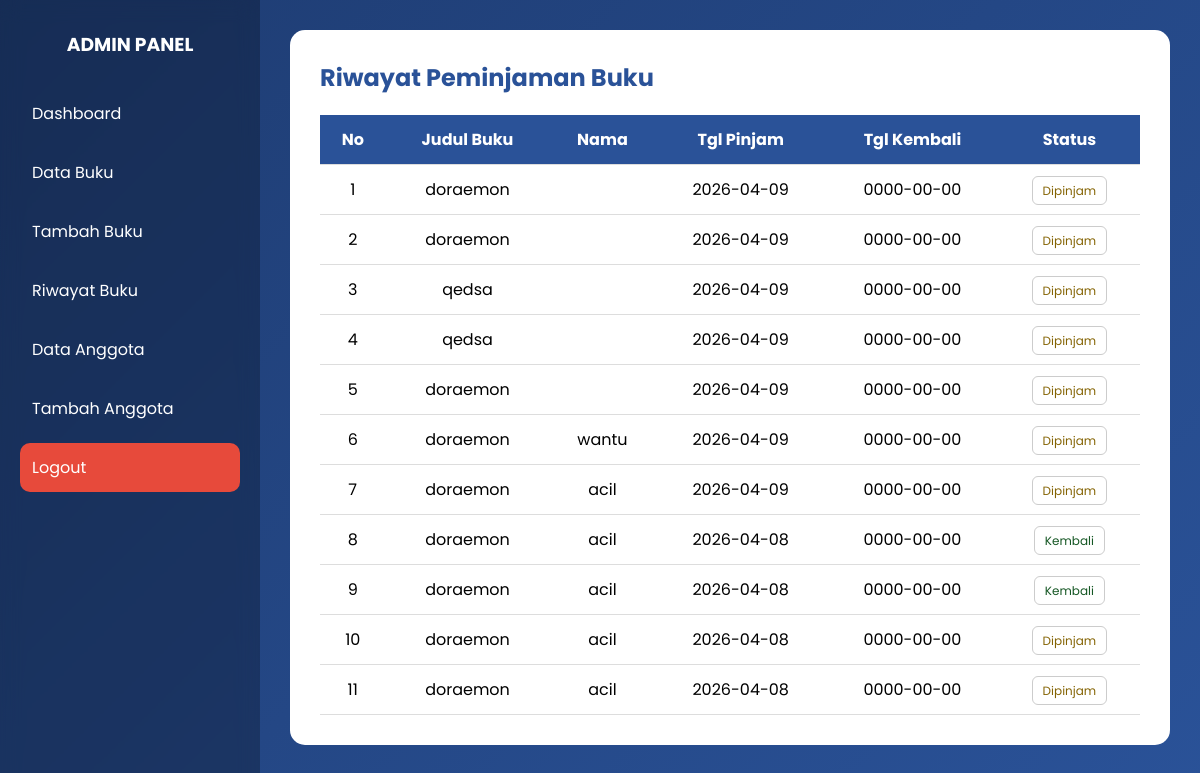
Page /project_rafli/admin/riwayat_buku.php (signed in) on the committed database.
### tables this page shows
CREATE TABLE `peminjaman` (
  `id` int(11) NOT NULL,
  `id_buku` int(11) NOT NULL,
  `nama_peminjam` varchar(100) NOT NULL,
  `jumlah` int(11) NOT NULL DEFAULT 1,
  `tanggal_pinjam` date NOT NULL,
  `tanggal_kembali` date NOT NULL,
  `status` varchar(20) DEFAULT 'Dipinjam'
);

CREATE TABLE `buku` (
  `id` int(11) NOT NULL,
  `judul` varchar(100) NOT NULL,
  `pengarang` varchar(100) NOT NULL,
  `penerbit` varchar(100) NOT NULL,
  `tahun_terbit` year(4) NOT NULL,
  `stok` int(11) NOT NULL,
  `foto` varchar(255) DEFAULT NULL
);

### project_rafli/admin/riwayat_buku.php (the view, shortened to what this page needs)
<?php
include '../config.php';
$query = mysqli_query($koneksi, "
    SELECT peminjaman.*, buku.judul
    FROM peminjaman
    JOIN buku ON peminjaman.id_buku = buku.id
    ORDER BY peminjaman.id DESC
");
?>
<!DOCTYPE html>
<html>
<head>
</head>
<body>
<div class="wrapper">
  <div class="sidebar">
    <h3>ADMIN PANEL</h3>
    <a href="dashboard_admin.php">Dashboard</a>
    <a href="data_buku.php">Data Buku</a>
    <a href="tambah_buku.php">Tambah Buku</a>
    <a href="riwayat_buku.php">Riwayat Buku</a>
    <a href="data_anggota.php">Data Anggota</a>
    <a href="tambah_anggota.php">Tambah Anggota</a>
    <a href="../logout.php" class="logout">Logout</a>
  </div>
  <div class="content">
    <div class="container">
      <h2>Riwayat Peminjaman Buku</h2>
      <table>
      <tr>
          <th>No</th>
          <th>Judul Buku</th>
          <th>Nama</th>
          <th>Tgl Pinjam</th>
          <th>Tgl Kembali</th>
          <th>Status</th>
      </tr>
      <?php
      $no = 1;
      while ($row = mysqli_fetch_assoc($query)) {
      ?>
      <tr>
          <td><?= $no++; ?></td>
          <td><?= $row['judul']; ?></td>
          <td><?= $row['nama_peminjam']; ?></td>
          <td><?= $row['tanggal_pinjam']; ?></td>
          <td><?= $row['tanggal_kembali']; ?></td>
          <td>
              <?php if($row['status'] == 'Dipinjam'): ?>
                  <span class="badge dipinjam">Dipinjam</span>
              <?php else: ?>
                  <span class="badge kembali">Kembali</span>
              <?php endif; ?>
          </td>
      </tr>
      <?php } ?>
      </table>
    </div>
  </div>
</div>
</body>
</html>

### project_rafli/admin/riwayat_buku.php (style rules this page uses)
* { margin:0;padding:0;box-sizing:border-box;font-family:'Poppins',sans-serif }
body { min-height:100vh; background:linear-gradient(135deg,#1e3c72,#2a5298); }
.wrapper { display:flex; min-height:100vh; }
.sidebar { width:260px; background:rgba(0,0,0,.25); backdrop-filter:blur(10px); color:white; padding:30px 20px; }
.sidebar h3 { text-align:center; margin-bottom:30px; }
.sidebar a { display:block; padding:12px; color:white; text-decoration:none; border-radius:10px; margin-bottom:10px; }
.sidebar .logout { background:#e74a3b }
.content { flex:1; padding:30px; }
.container { background:white; padding:30px; border-radius:15px; }
h2 { margin-bottom:20px; color:#2a5298; }
table { width:100%; border-collapse:collapse; }
table th, table td { padding:12px; text-align:center; border-bottom:1px solid #ddd; }
table th { background:#2a5298; color:white; }
.badge { padding:5px 10px; border-radius:6px; font-size:12px; border:1px solid #ccc; }
.dipinjam { color:#856404; }
.kembali { color:#155724; }

### rows in the picture
peminjaman: id_buku.judul "doraemon", tanggal_pinjam "2026-04-09", tanggal_kembali "0000-00-00", status "Dipinjam"
peminjaman: id_buku.judul "doraemon", tanggal_pinjam "2026-04-09", tanggal_kembali "0000-00-00", status "Dipinjam"
peminjaman: id_buku.judul "qedsa", tanggal_pinjam "2026-04-09", tanggal_kembali "0000-00-00", status "Dipinjam"
peminjaman: id_buku.judul "qedsa", tanggal_pinjam "2026-04-09", tanggal_kembali "0000-00-00", status "Dipinjam"
peminjaman: id_buku.judul "doraemon", tanggal_pinjam "2026-04-09", tanggal_kembali "0000-00-00", status "Dipinjam"
peminjaman: id_buku.judul "doraemon", nama_peminjam "wantu", tanggal_pinjam "2026-04-09", tanggal_kembali "0000-00-00", status "Dipinjam"
peminjaman: id_buku.judul "doraemon", nama_peminjam "acil", tanggal_pinjam "2026-04-09", tanggal_kembali "0000-00-00", status "Dipinjam"
peminjaman: id_buku.judul "doraemon", nama_peminjam "acil", tanggal_pinjam "2026-04-08", tanggal_kembali "0000-00-00", status "Kembali"
peminjaman: id_buku.judul "doraemon", nama_peminjam "acil", tanggal_pinjam "2026-04-08", tanggal_kembali "0000-00-00", status "Kembali"
peminjaman: id_buku.judul "doraemon", nama_peminjam "acil", tanggal_pinjam "2026-04-08", tanggal_kembali "0000-00-00", status "Dipinjam"
peminjaman: id_buku.judul "doraemon", nama_peminjam "acil", tanggal_pinjam "2026-04-08", tanggal_kembali "0000-00-00", status "Dipinjam"
